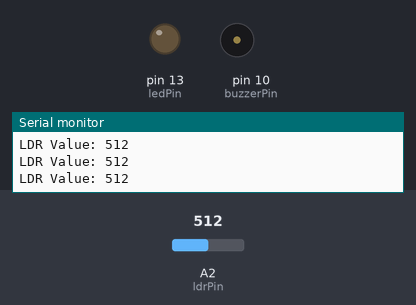
Recording of a sketch running on a simulated Arduino Uno, built with avr-gcc and run on an emulated ATmega328P. Shown: output pins drawn as LEDs (lit = HIGH), buzzer (waves = sounding), the last lines printed to the serial monitor. The test bench sets the inputs (shaded band); at power-on: A2 (ldrPin) = 512.

Above: at 1.2 s.
1.3 s: A2 (ldrPin) set to 104
2.8 s: A2 (ldrPin) set to 95
At 4.0 s:
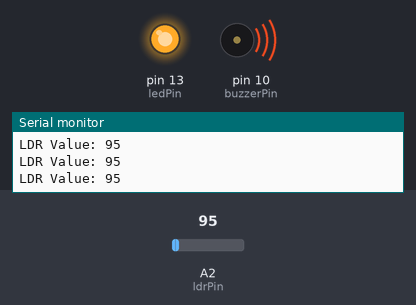
4.3 s: A2 (ldrPin) set to 122
At 5.5 s:
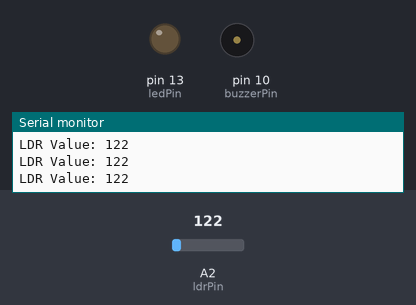
5.8 s: A2 (ldrPin) set to 90
At 6.8 s:
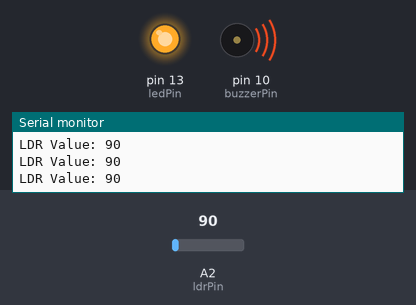
Timing chart, 0 to 8.3 s (numbered marks = the images above; inputs shaded):
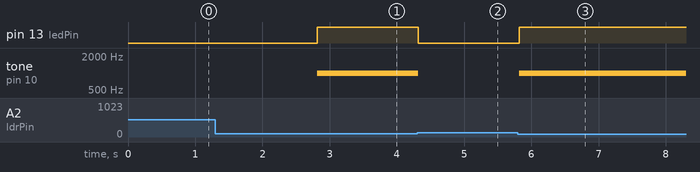

Measured:
- the behaviour switches between 100 and 99 on A2 (ldrPin) (found by bisection; images 0 and 1)
- after the input at 2.8 s, pin 13 (ledPin): LOW → HIGH at once; tone on pin 10 (buzzerPin): silent → 1000 Hz at once
- after the input at 4.3 s, pin 13 (ledPin): HIGH → LOW at once; tone on pin 10 (buzzerPin): 1000 Hz → silent at once
- after the input at 5.8 s, pin 13 (ledPin): LOW → HIGH at once; tone on pin 10 (buzzerPin): silent → 1000 Hz at once

The sketch:

1B._Turn_On_The_Light.ino
```cpp
byte ldrPin = A2;
byte ledPin = 13;
byte buzzerPin = 10; // Choose the appropriate pin for your buzzer
int ldrValue;

void setup() {
  pinMode(ledPin, OUTPUT);
  pinMode(buzzerPin, OUTPUT);
  Serial.begin(9600);
}

void loop() {
  ldrValue = analogRead(ldrPin);
  Serial.print("LDR Value: ");
  Serial.println(ldrValue);

  if (ldrValue < 100) {
    // If LDR is hindered, activate LED and buzzer
    digitalWrite(ledPin, HIGH);
    tone(buzzerPin, 1000); // Adjust the frequency as needed
  } else {
    // If LDR is not hindered, turn off LED and buzzer
    digitalWrite(ledPin, LOW);
    noTone(buzzerPin);
  }

  delay(100);  // Adjust the delay time based on your needs
}
```

1A._Turn_ON_Lights.cpp
```cpp
byte ldr = A2;
byte led = 13;
int nilai;


void setup() {
  pinMode(led, OUTPUT);
  Serial.begin(9600);
}

void loop()
{
  nilai = analogRead(ldr);
  Serial.print("Nilai LDR: ");
  Serial.println(nilai);

  if (nilai < 100){
    digitalWrite(led, HIGH);
  }
  else{
    digitalWrite(led, LOW);
  }

}
```
